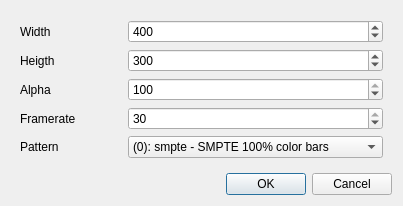
<?xml version="1.0" encoding="UTF-8"?>
<ui version="4.0">
 <class>DialogVideotestsrc</class>
 <widget class="QDialog" name="DialogVideotestsrc">
  <property name="geometry">
   <rect>
    <x>0</x>
    <y>0</y>
    <width>403</width>
    <height>172</height>
   </rect>
  </property>
  <property name="windowTitle">
   <string>Agregar video de prueba</string>
  </property>
  <layout class="QVBoxLayout" name="verticalLayout">
   <item>
    <widget class="QWidget" name="widget" native="true">
     <layout class="QGridLayout" name="gridLayout">
      <item row="1" column="1">
       <widget class="QSpinBox" name="SpinBoxHeight">
        <property name="minimum">
         <number>1</number>
        </property>
        <property name="maximum">
         <number>2000</number>
        </property>
        <property name="value">
         <number>300</number>
        </property>
       </widget>
      </item>
      <item row="2" column="1">
       <widget class="QSpinBox" name="SpinBoxAlpha">
        <property name="maximum">
         <number>100</number>
        </property>
        <property name="value">
         <number>100</number>
        </property>
       </widget>
      </item>
      <item row="0" column="1">
       <widget class="QSpinBox" name="SpinBoxWidth">
        <property name="minimum">
         <number>1</number>
        </property>
        <property name="maximum">
         <number>2000</number>
        </property>
        <property name="value">
         <number>400</number>
        </property>
       </widget>
      </item>
      <item row="0" column="0">
       <widget class="QLabel" name="LabelWidth">
        <property name="text">
         <string>Width</string>
        </property>
       </widget>
      </item>
      <item row="4" column="1">
       <widget class="QComboBox" name="ComboBoxPattern">
        <item>
         <property name="text">
          <string>(0): smpte - SMPTE 100% color bars</string>
         </property>
        </item>
        <item>
         <property name="text">
          <string>(1): Random (television snow)</string>
         </property>
        </item>
        <item>
         <property name="text">
          <string>(2): black</string>
         </property>
        </item>
        <item>
         <property name="text">
          <string>(3): white</string>
         </property>
        </item>
        <item>
         <property name="text">
          <string>(4): red</string>
         </property>
        </item>
        <item>
         <property name="text">
          <string>(5): green</string>
         </property>
        </item>
        <item>
         <property name="text">
          <string>(6): blue</string>
         </property>
        </item>
        <item>
         <property name="text">
          <string>(7): Checkers 1px</string>
         </property>
        </item>
        <item>
         <property name="text">
          <string>(8): Checkers 2px</string>
         </property>
        </item>
        <item>
         <property name="text">
          <string>(9): Checkers 4px</string>
         </property>
        </item>
        <item>
         <property name="text">
          <string>(10): Checkers 8px</string>
         </property>
        </item>
        <item>
         <property name="text">
          <string>(11): circular</string>
         </property>
        </item>
        <item>
         <property name="text">
          <string>(12): blink</string>
         </property>
        </item>
        <item>
         <property name="text">
          <string>(13): smpte75 - SMPTE 75% color bars</string>
         </property>
        </item>
        <item>
         <property name="text">
          <string>(14): Zone plate</string>
         </property>
        </item>
        <item>
         <property name="text">
          <string>(15): Gamut checkers</string>
         </property>
        </item>
        <item>
         <property name="text">
          <string>(16): Chroma zone plate</string>
         </property>
        </item>
        <item>
         <property name="text">
          <string>(17): Solid color</string>
         </property>
        </item>
        <item>
         <property name="text">
          <string>(18): Moving ball</string>
         </property>
        </item>
        <item>
         <property name="text">
          <string>(19): smpte100 - SMPTE 100% color bars</string>
         </property>
        </item>
        <item>
         <property name="text">
          <string>(20): Bar</string>
         </property>
        </item>
        <item>
         <property name="text">
          <string>(21): Pinwheel</string>
         </property>
        </item>
        <item>
         <property name="text">
          <string>(22): Spokes</string>
         </property>
        </item>
       </widget>
      </item>
      <item row="3" column="0">
       <widget class="QLabel" name="LabelFramerate">
        <property name="text">
         <string>Framerate</string>
        </property>
       </widget>
      </item>
      <item row="4" column="0">
       <widget class="QLabel" name="LabelPattern">
        <property name="text">
         <string>Pattern</string>
        </property>
       </widget>
      </item>
      <item row="2" column="0">
       <widget class="QLabel" name="LabelAlpha">
        <property name="text">
         <string>Alpha</string>
        </property>
       </widget>
      </item>
      <item row="1" column="0">
       <widget class="QLabel" name="LabelHeight">
        <property name="text">
         <string>Heigth</string>
        </property>
       </widget>
      </item>
      <item row="3" column="1">
       <widget class="QSpinBox" name="SpinBoxFramerate">
        <property name="minimum">
         <number>1</number>
        </property>
        <property name="maximum">
         <number>30</number>
        </property>
        <property name="value">
         <number>30</number>
        </property>
       </widget>
      </item>
     </layout>
    </widget>
   </item>
   <item>
    <widget class="QDialogButtonBox" name="ButtonBox">
     <property name="orientation">
      <enum>Qt::Horizontal</enum>
     </property>
     <property name="standardButtons">
      <set>QDialogButtonBox::Cancel|QDialogButtonBox::Ok</set>
     </property>
    </widget>
   </item>
  </layout>
 </widget>
 <resources/>
 <connections/>
</ui>
